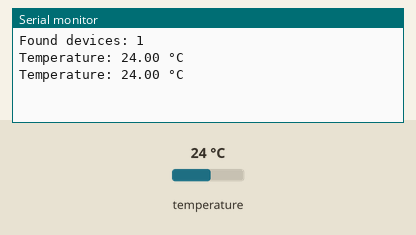
A sketch run on a simulated ESP8266 (NodeMCU). Shown: the last lines printed to the serial monitor. The test bench sets the inputs (shaded band); at power-on: temperature 24 °C.

Above: at 3.3 s.
3.4 s: temperature set to 12 °C
At 5.3 s:
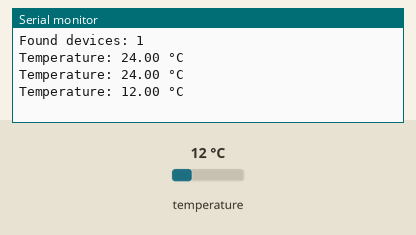
5.9 s: temperature set to 19 °C
At 6.6 s:
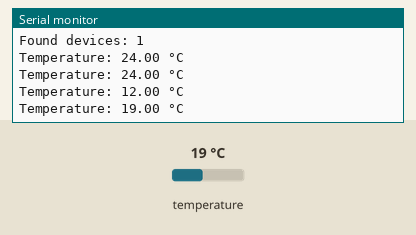
Timing chart, 0 to 8.9 s (numbered marks = the images above; inputs shaded):
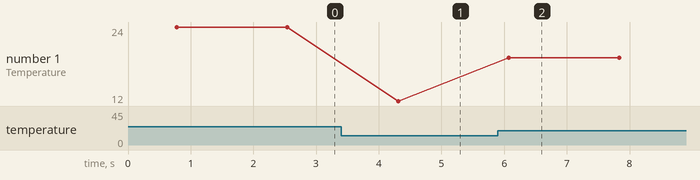

The sketch:

test_tempSenser.ino
```cpp
#include <OneWire.h>
#include <DallasTemperature.h>

#define ONE_WIRE_BUS D4

OneWire oneWire(ONE_WIRE_BUS);
DallasTemperature sensors(&oneWire);

void setup() {
  Serial.begin(115200);
  sensors.begin();

  Serial.print("Found devices: ");
  Serial.println(sensors.getDeviceCount());
}

void loop() {
  sensors.requestTemperatures();

  float tempC = sensors.getTempCByIndex(0);

  if (tempC == DEVICE_DISCONNECTED_C) {
    Serial.println("Sensor disconnected!");
  } else {
    Serial.print("Temperature: ");
    Serial.print(tempC);
    Serial.println(" °C");
  }

  delay(1000);
}
```

Measured:
- after the input at 3.4 s, the serial monitor: prints a new line after 0.91 s (image 1)
- after the input at 5.9 s, the serial monitor: prints a new line after 0.17 s (image 2)
- plotted number 1: 24 → 12 after the input at 3.4 s, 12 → 19 after the input at 5.9 s
